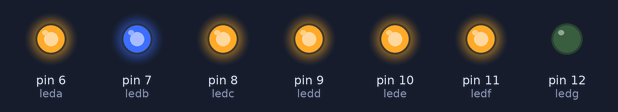
Bench run of a sketch on a simulated Arduino Uno, built with avr-gcc and run on an emulated ATmega328P. Shown: output pins drawn as LEDs (lit = HIGH).

Above: at 7.5 s.
At 9.5 s:
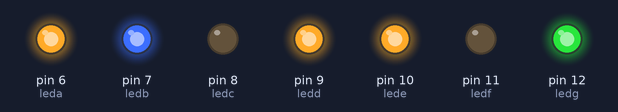
At 10.5 s:
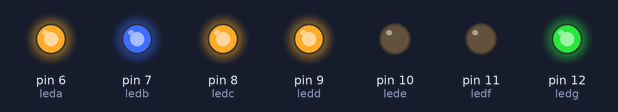
At 12.5 s:
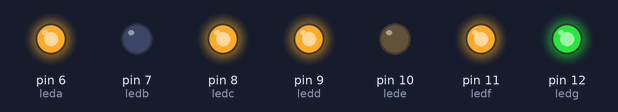
At 15.5 s:
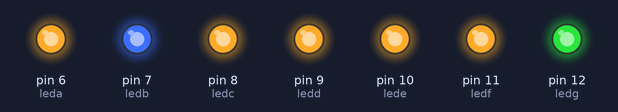
At 18.5 s:
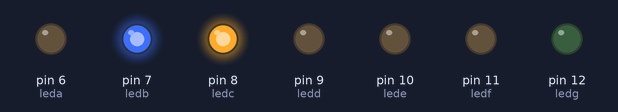
Timing chart, 0 to 20.0 s (numbered marks = the images above):
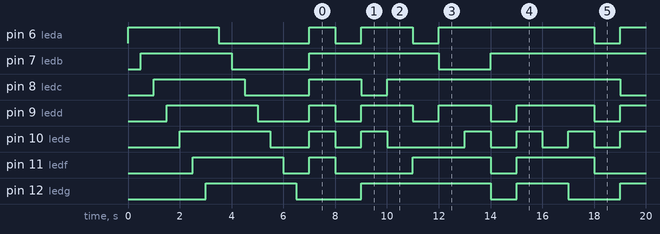

Measured:
- by itself, pin 6 (leda): HIGH → LOW at 3.5 s, → HIGH 3.5 s later, → LOW 1.0 s later, → HIGH 1.0 s later, … (16 changes in this stretch)
- by itself, pin 7 (ledb): HIGH → LOW at 4.0 s, → HIGH 3.0 s later, → LOW 5.0 s later, → HIGH 2.0 s later, … (8 changes in this stretch)
- by itself, pin 8 (ledc): goes LOW 2.5 s, HIGH 2.0 s, 3 × (LOW 1.0 s, HIGH 9.0 s), then LOW
- by itself, pin 9 (ledd): HIGH → LOW at 5.0 s, → HIGH 2.0 s later, → LOW 1.0 s later, → HIGH 1.0 s later, … (22 changes in this stretch)
- by itself, pin 10 (lede): repeats every 10.0 s: HIGH 1.0 s, LOW 1.0 s, HIGH 1.0 s, LOW 3.0 s, 2 × (HIGH 1.0 s, LOW 1.0 s)
- by itself, pin 11 (ledf): HIGH → LOW at 6.0 s, → HIGH 1.0 s later, → LOW 1.0 s later, → HIGH 3.0 s later, … (15 changes in this stretch)
- by itself, pin 12 (ledg): repeats every 10.0 s: HIGH 5.0 s, LOW 1.0 s, HIGH 2.0 s, LOW 2.0 s

The sketch:

_7segment.ino
```cpp
const int leda = 6;
const int ledb = 7;
const int ledc = 8;
const int ledd = 9;
const int lede = 10;
const int ledf = 11;
const int ledg = 12;

void setup() {
  // put your setup code here, to run once:
  pinMode (leda, OUTPUT);
  pinMode (ledb, OUTPUT);
  pinMode (ledc, OUTPUT);
  pinMode (ledd, OUTPUT);
  pinMode (lede, OUTPUT);
  pinMode (ledf, OUTPUT);
  pinMode (ledg, OUTPUT);

  for(int i=6; i<13; i++)
  {
    digitalWrite(i,HIGH);
    delay(500);
    }

  for(int i=6; i<13; i++)
  {
    digitalWrite(i,LOW);
    delay(500);
    }

}

void loop() {
  // put your main code here, to run repeatedly:
  // write 0
  digitalWrite(leda, HIGH);
  digitalWrite(ledb, HIGH);
  digitalWrite(ledc, HIGH);
  digitalWrite(ledd, HIGH);
  digitalWrite(lede, HIGH);
  digitalWrite(ledf, HIGH);
  digitalWrite(ledg, LOW);
  delay(1000);

  // write 1
  digitalWrite(leda, LOW);
  digitalWrite(ledb, HIGH);
  digitalWrite(ledc, HIGH);
  digitalWrite(ledd, LOW);
  digitalWrite(lede, LOW);
  digitalWrite(ledf, LOW);
  digitalWrite(ledg, LOW);
  delay (1000);

  // write 2
  digitalWrite(leda, HIGH);
  digitalWrite(ledb, HIGH);
  digitalWrite(ledc, LOW);
  digitalWrite(ledd, HIGH);
  digitalWrite(lede, HIGH);
  digitalWrite(ledf, LOW);
  digitalWrite(ledg, HIGH);
  delay (1000);

  // write 3
  digitalWrite(leda, HIGH);
  digitalWrite(ledb, HIGH);
  digitalWrite(ledc, HIGH);
  digitalWrite(ledd, HIGH);
  digitalWrite(lede, LOW);
  digitalWrite(ledf, LOW);
  digitalWrite(ledg, HIGH);
  delay (1000);

  // write 4
  digitalWrite(leda, LOW);
  digitalWrite(ledb, HIGH);
  digitalWrite(ledc, HIGH);
  digitalWrite(ledd, LOW);
  digitalWrite(lede, LOW);
  digitalWrite(ledf, HIGH);
  digitalWrite(ledg, HIGH);
  delay(1000);

  // write 5
  digitalWrite(leda, HIGH);
  digitalWrite(ledb, LOW);
  digitalWrite(ledc, HIGH);
  digitalWrite(ledd, HIGH);
  digitalWrite(lede, LOW);
  digitalWrite(ledf, HIGH);
  digitalWrite(ledg, HIGH);
  delay(1000);

  // write 6
  digitalWrite(leda, HIGH);
  digitalWrite(ledb, LOW);
  digitalWrite(ledc, HIGH);
  digitalWrite(ledd, HIGH);
  digitalWrite(lede, HIGH);
  digitalWrite(ledf, HIGH);
  digitalWrite(ledg, HIGH);
  delay(1000);

  // write 7
  digitalWrite(leda, HIGH);
  digitalWrite(ledb, HIGH);
  digitalWrite(ledc, HIGH);
  digitalWrite(ledd, LOW);
  digitalWrite(lede, LOW);
  digitalWrite(ledf, LOW);
  digitalWrite(ledg, LOW);
  delay(1000);

  // write 8
  digitalWrite(leda, HIGH);
  digitalWrite(ledb, HIGH);
  digitalWrite(ledc, HIGH);
  digitalWrite(ledd, HIGH);
  digitalWrite(lede, HIGH);
  digitalWrite(ledf, HIGH);
  digitalWrite(ledg, HIGH);
  delay(1000);

  // write 9
  digitalWrite(leda, HIGH);
  digitalWrite(ledb, HIGH);
  digitalWrite(ledc, HIGH);
  digitalWrite(ledd, HIGH);
  digitalWrite(lede, LOW);
  digitalWrite(ledf, HIGH);
  digitalWrite(ledg, HIGH);
  delay(1000);
}
```
